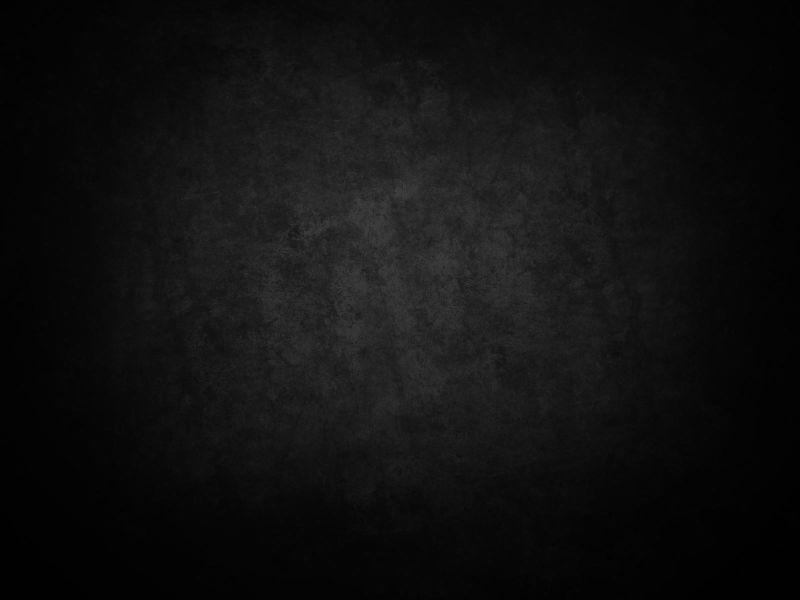
#> input picture PillowOS uke 50/app/images/black.jpg, 1600 x 1200 px (shown at 1/2 size)
$ python imconvert.py
#> lines starting #> are read from the running program, lines starting #| are printed output that depends on the picture
from PIL import Image, ImageDraw, ImageFilter
import os

# Load your image
image_path = os.path.join(os.path.dirname(__file__), "images")
new_folder = os.path.join(image_path, "Framed_Images")
frame_path = os.path.join(os.path.dirname(__file__), "usinfiles")
os.makedirs(new_folder, exist_ok=True)
im_path = os.path.join(image_path, "black.jpg")
im = Image.open(im_path)
#> im is the input picture: PIL image 1600x1200 RGB; min 1, max 68, mean 16.2
frame = Image.open(os.path.join(frame_path, "frame.png"))
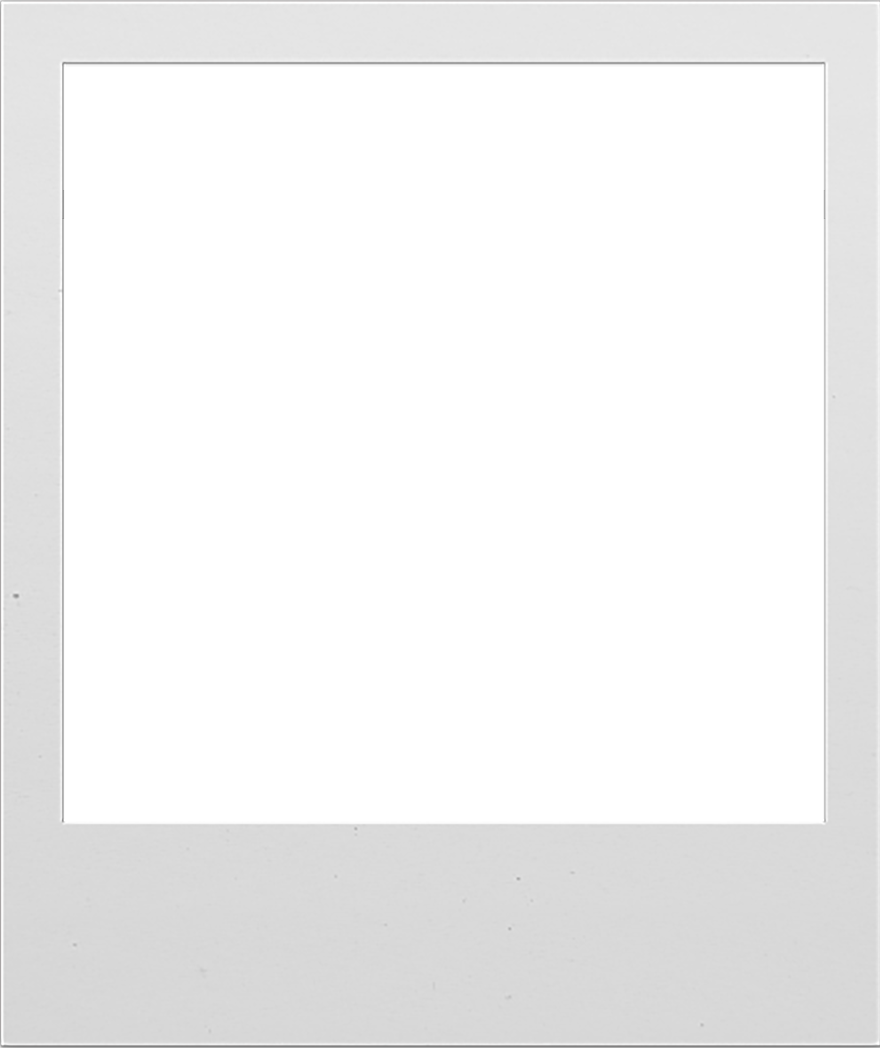
#> input picture PillowOS uke 50/app/usinfiles/frame.png, 880 x 1048 px
#> frame is the input picture: PIL image 880x1048 RGBA; mean R, G, B, A 240.3, 240.3, 240.3, 95.1
paper = Image.open(os.path.join(frame_path, "oldpaper.jpg"))
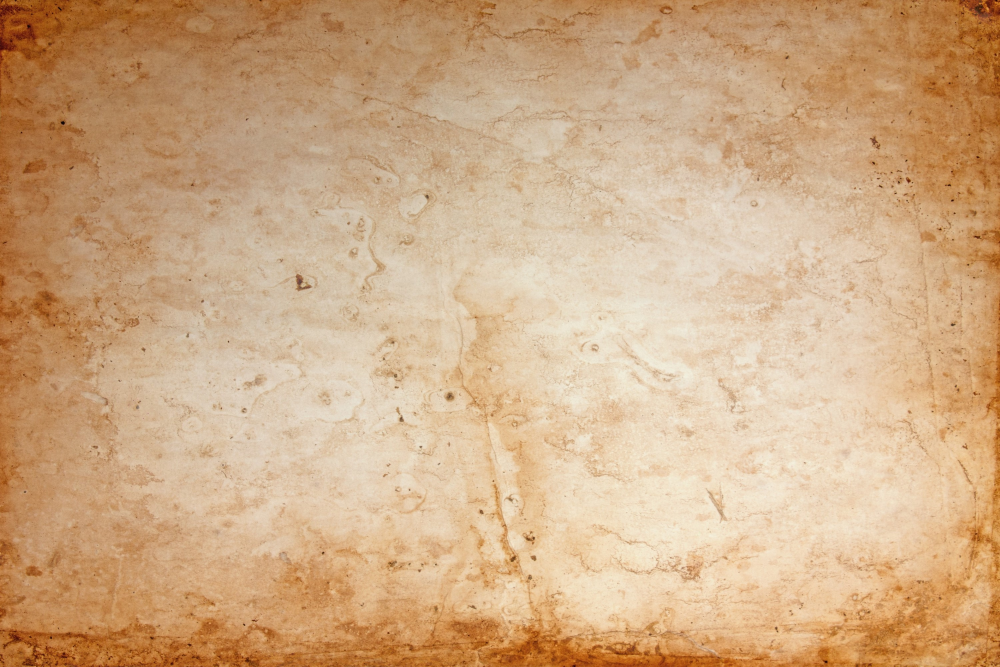
#> input picture PillowOS uke 50/app/usinfiles/oldpaper.jpg, 3000 x 2000 px (shown at 1/3 size)
#> paper is the input picture: PIL image 3000x2000 RGB; mean R, G, B 207.6, 171.4, 133.4
fn, fenx = os.path.splitext("black.jpg")
if im.width > im.height:
    crop = im.width - im.height
#> crop = 400
    crop = crop / 2
#> crop = 200
    im = im.crop((crop, 0, im.width - crop, im.height))
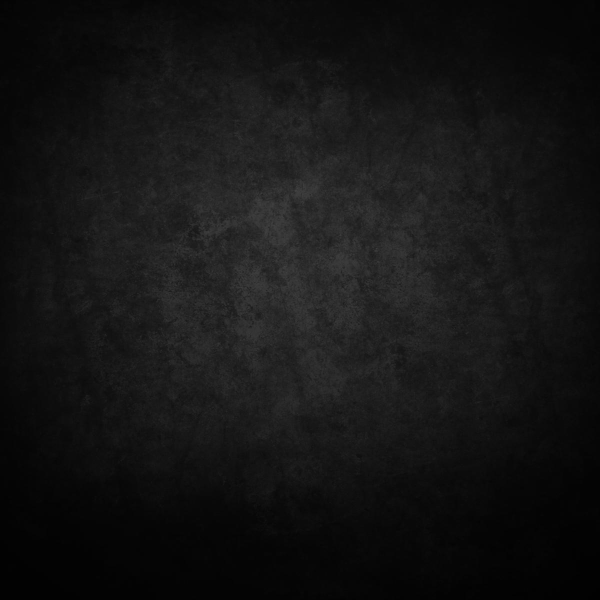
#> im: PIL image 1200x1200 RGB (shown at 1/2 size); min 1, max 68, mean 20.1
im = im.resize((764, 764))
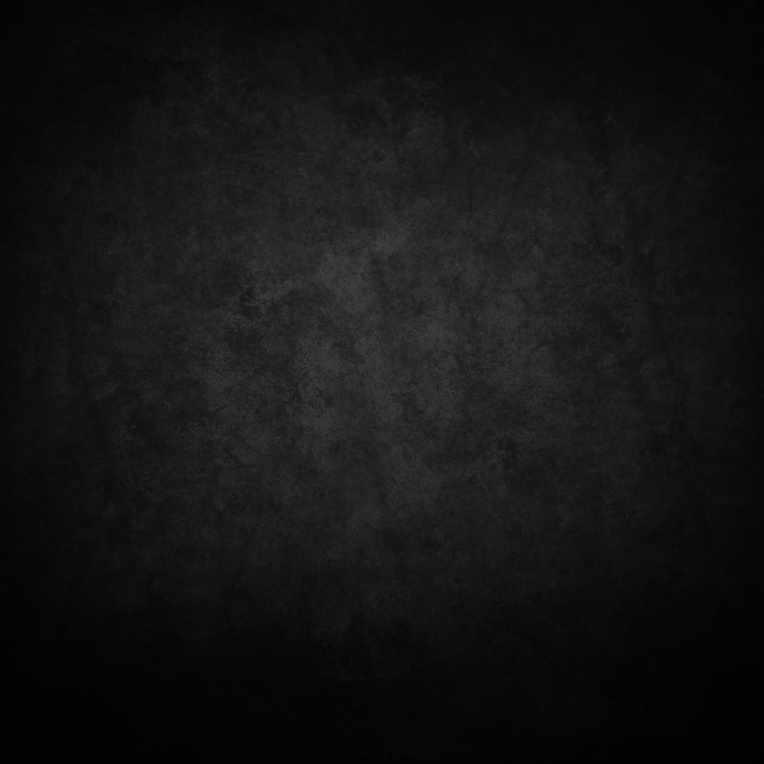
#> im: PIL image 764x764 RGB; min 1, max 66, mean 20.1
new_image = Image.new('RGB', (frame.width, frame.height))
#> new_image: PIL image 880x1048 RGB; every value is 0
center_x = (new_image.width - im.width) // 2 + 3
#> center_x = 61
center_y = (new_image.height - im.height) // 5 + 2
#> center_y = 58
new_image.paste(im, (center_x, center_y))
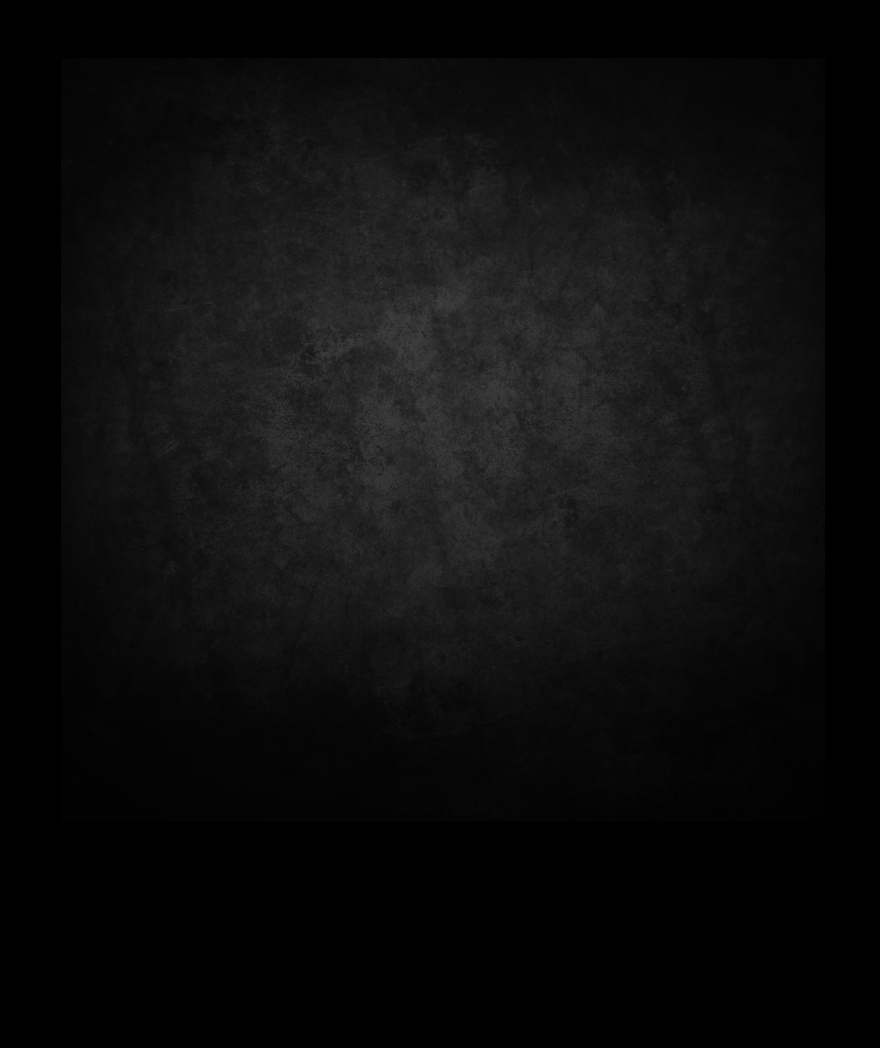
#> new_image: PIL image 880x1048 RGB; min 0, max 66, mean 12.7
new_image.paste(frame, (0, 0), mask=frame)
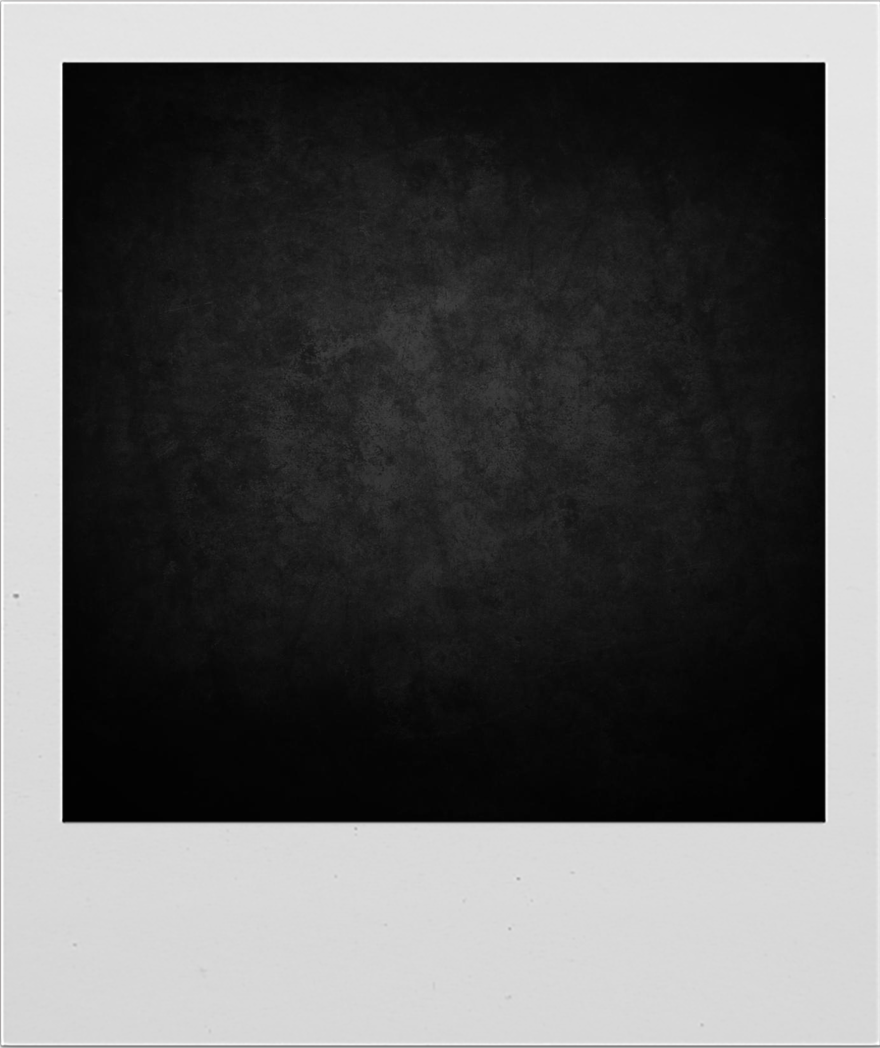
#> new_image: PIL image 880x1048 RGB; mean R, G, B 94.4, 94.4, 94.4
new_image.convert("RGB")
new_image.save("output.jpg")
